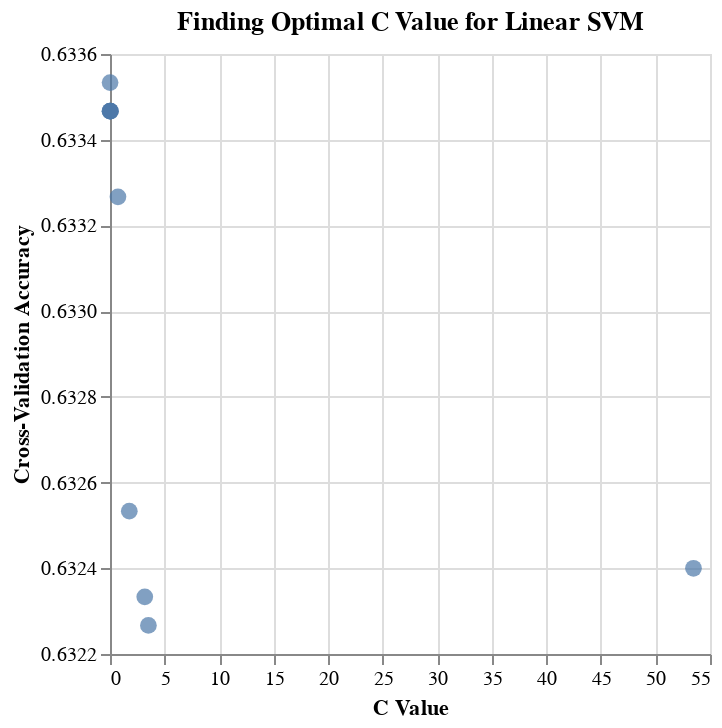

Notebook code cell kept with this figure:
### Code cell
# Plot how accuracy changes with C
alt.Chart(small_svm_results, 
    title=alt.Title(
        text="Finding Optimal C Value for Linear SVM"
    )
).mark_circle(size=70
).encode(
    x=alt.X('param_linearsvc__C').title("C Value"),
    y=alt.Y('mean_test_score').scale(zero=False
            ).title("Cross-Validation Accuracy")
)

### Figure 1 — Vega specification as saved in the notebook (floating-point values rounded to 4 significant figures)
{"$schema": "https://vega.github.io/schema/vega/v5.json", "data": [{"name": "source_0", "values": [{"mean_test_score": 0.6335, "param_linearsvc__C": 0.007516}, {"mean_test_score": 0.6335, "param_linearsvc__C": 0.04707}, {"mean_test_score": 0.6335, "param_linearsvc__C": 0.001082}, {"mean_test_score": 0.6335, "param_linearsvc__C": 0.03069}, {"mean_test_score": 0.6335, "param_linearsvc__C": 0.001453}, {"mean_test_score": 0.6333, "param_linearsvc__C": 0.73}, {"mean_test_score": 0.6325, "param_linearsvc__C": 1.769}, {"mean_test_score": 0.6324, "param_linearsvc__C": 53.49}, {"mean_test_score": 0.6323, "param_linearsvc__C": 3.187}, {"mean_test_score": 0.6323, "param_linearsvc__C": 3.52}]}, {"name": "source_0_x_domain_param_linearsvc__C", "values": [{"min": 0.001082, "max": 53.49}]}, {"name": "source_0_y_domain_mean_test_score", "values": [{"min": 0.6323, "max": 0.6335}]}], "marks": [{"type": "symbol", "name": "marks", "from": {"data": "source_0"}, "encode": {"update": {"size": {"value": 70}, "fill": {"value": "#4c78a8"}, "opacity": {"value": 0.7}, "y": {"field": "mean_test_score", "scale": "y"}, "x": {"field": "param_linearsvc__C", "scale": "x"}, "shape": {"value": "circle"}}}, "style": ["circle"]}], "scales": [{"name": "x", "type": "linear", "domain": [{"signal": "(data(\"source_0_x_domain_param_linearsvc__C\")[0] || {}).min"}, {"signal": "(data(\"source_0_x_domain_param_linearsvc__C\")[0] || {}).max"}], "range": [0, {"signal": "width"}], "zero": true, "nice": true}, {"name": "y", "type": "linear", "domain": [{"signal": "(data(\"source_0_y_domain_mean_test_score\")[0] || {}).min"}, {"signal": "(data(\"source_0_y_domain_mean_test_score\")[0] || {}).max"}], "range": [{"signal": "height"}, 0], "zero": false, "nice": true}], "axes": [{"scale": "x", "orient": "bottom", "grid": true, "labels": false, "tickCount": {"signal": "ceil(width/40)"}, "aria": false, "gridScale": "y", "maxExtent": 0, "domain": false, "minExtent": 0, "zindex": 0, "ticks": false}, {"scale": "y", "maxExtent": 0, "domain": false, "orient": "left", "grid": true, "aria": false, "gridScale": "x", "labels": false, "zindex": 0, "minExtent": 0, "tickCount": {"signal": "ceil(height/40)"}, "ticks": false}, {"scale": "x", "zindex": 0, "title": "C Value", "labelFlush": true, "labelOverlap": true, "orient": "bottom", "grid": false, "tickCount": {"signal": "ceil(width/40)"}}, {"scale": "y", "tickCount": {"signal": "ceil(height/40)"}, "orient": "left", "grid": false, "zindex": 0, "labelOverlap": true, "title": "Cross-Validation Accuracy"}], "title": {"text": "Finding Optimal C Value for Linear SVM", "frame": "group"}, "height": 300, "width": 300, "background": "white", "style": "cell", "padding": 5}
